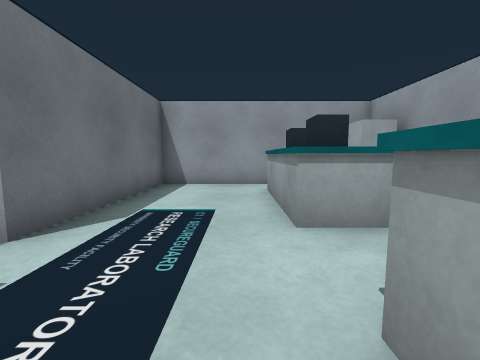
View 1 (above)

18 first-person views from a walk through a Webots world. The camera is 0.9 m above the floor, tilts 6° down and sees 90° across. The floor is counted in squares, 1 m on a side. Each view is taken from the middle of a square. On the plan, view 1 faces up. The plan holds only what a view shows up to about 10 squares ahead; the rest is blank. The robots in the file are not drawn.

View 2
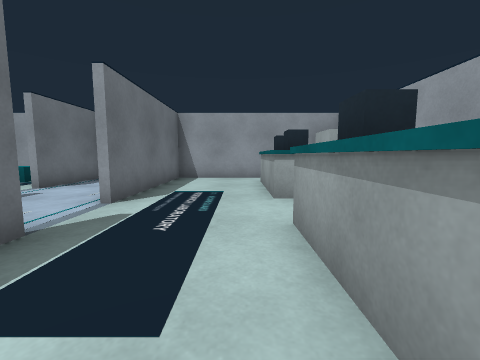

View 3
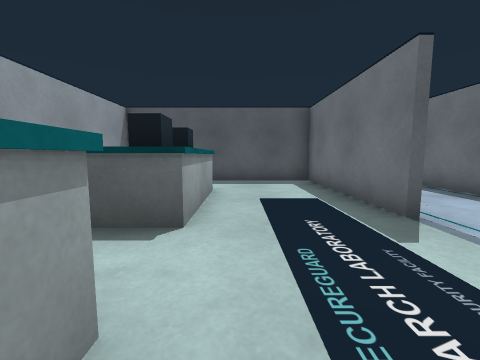

View 4
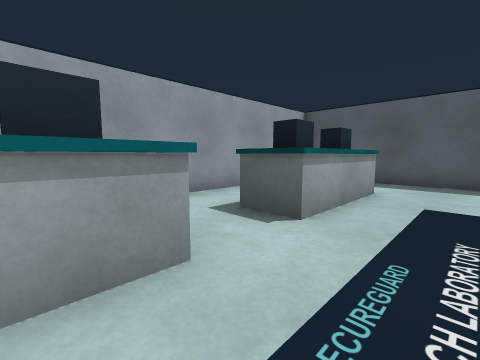

View 5
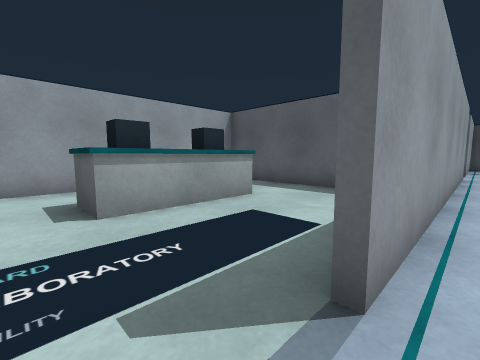

View 6
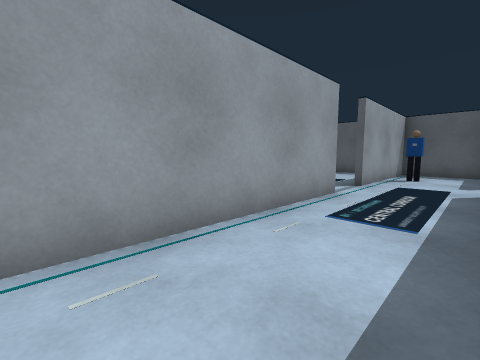

View 7
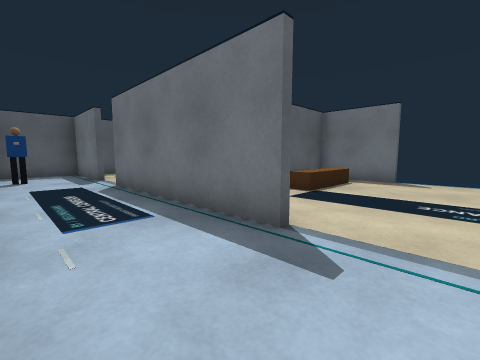

View 8
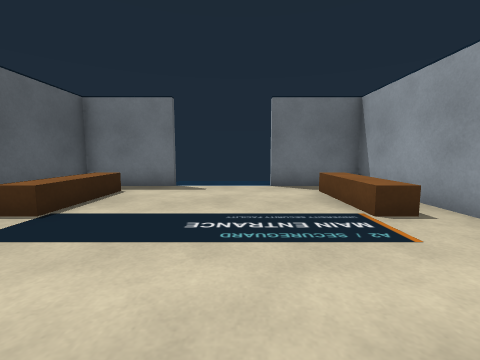

View 9
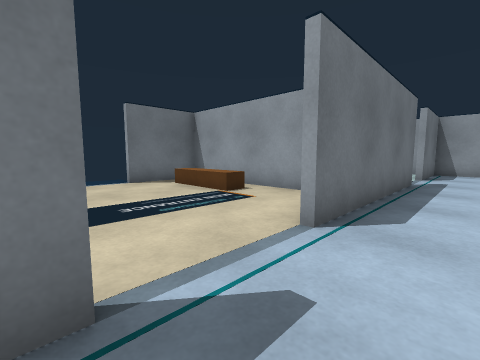

View 10
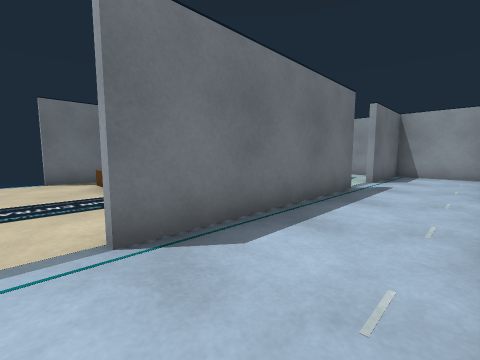

View 11
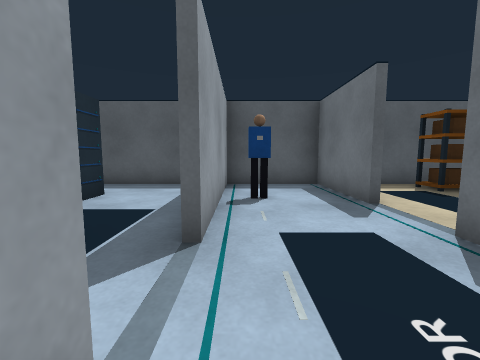

View 12
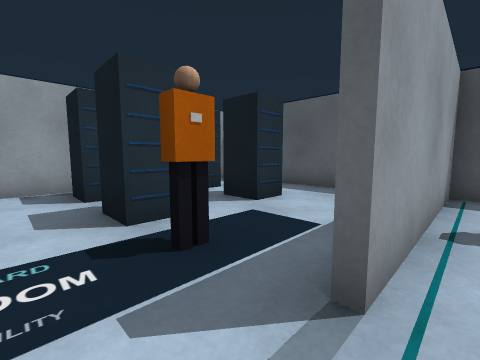

View 13
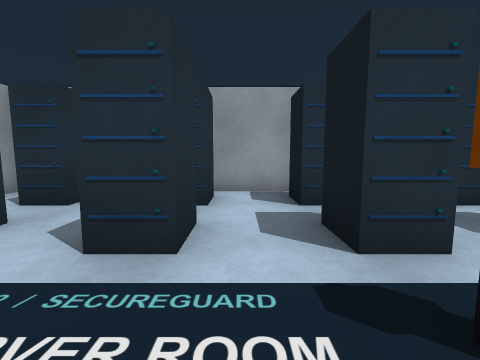

View 14
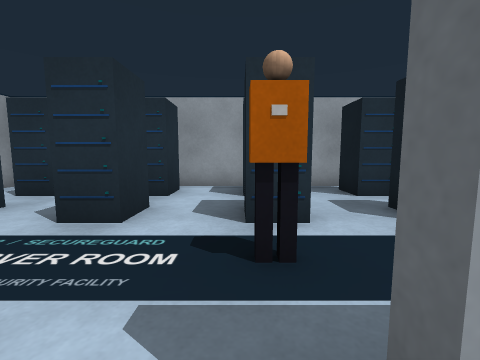

View 15
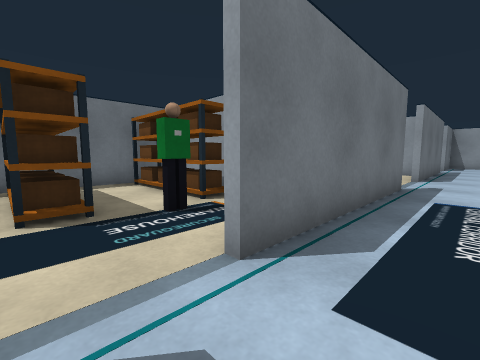

View 16
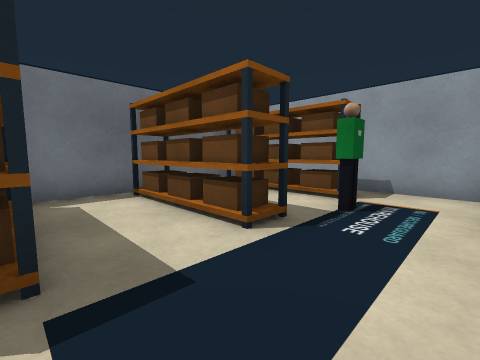

View 17
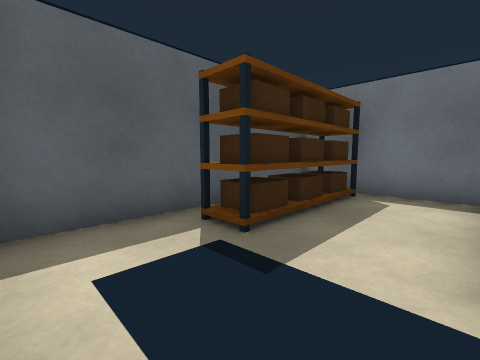

View 18
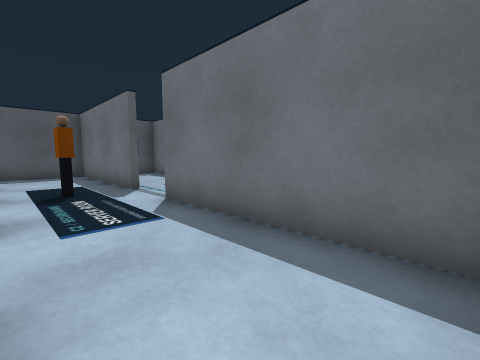

### Floor plan
Points are (right, up) in squares from view 1. A wall is a line through its corners. A room is listed if a view was taken in it or the views show most of it. See-through windows are left out.
Room 1 (views 1, 2, 3, 4)
walls: (-2.4, 0.6) (-2.4, -4.4) (3.9, -4.4) (3.9, 6.5); (3.2, 7.4) (-2.4, 7.4) (-2.4, 2.4)
ways out: opening at (-2, 1.5) to room 2
objects: blue box (1, -2) to (1, -1); blue box (1, 0) to (1, 1); blue box (1, 3) to (1, 4); blue box (1, 5) to (1, 6); cyan box (2, -2) to (2, 1); cyan box (2, 3) to (2, 6); white box (3, 6) to (3, 7)
Room 2 (views 5, 6, 7, 8, 9, 10, 11, 12, 14, 15)
walls: (-5.4, -5.6) (-5.4, -11.6); (-2.6, -9.6) (-2.6, 0.6); (-5.4, 2.6) (-5.4, -3.4); (-5.4, -13.4) (-5.4, -16.4) (-2, -16.4); (-2.9, 7.4) (-5.4, 7.4) (-5.4, 4.4); (-2.6, -16.5) (-2.6, -11.4)
ways out: opening at (-2, 1.5) to room 1; opening at (-2, -10.5) to room 3; opening at (-5, -12.5) to room 4; opening at (-5, -4.5) to room 5; opening at (-5, 3.5)
objects: other object (-3, -14)
Room 3 (views 13, 18)
walls: (3.9, -11.2) (3.9, -9.2); (-2.4, -11.4) (-2.4, -16.5); (3.9, -13.9) (3.9, -13); (-2.4, -4.9) (-2.4, -9.6); (-2, -16.4) (1.5, -16.4)
ways out: opening at (-2, -10.5) to room 2
objects: person (-1, -11); blue box (0, -14) to (1, -14); blue box (0, -12) to (1, -11); blue box (0, -9) to (1, -9); blue box (0, -7) to (1, -6); blue box (2, -14) to (3, -14); blue box (2, -12) to (3, -11); blue box (2, -9) to (3, -9); blue box (2, -7) to (3, -6)
Room 4 (views 16, 17)
walls: (-10.4, -8.6) (-11.1, -8.6); (-11.9, -8.9) (-11.9, -16.4) (-5.9, -16.4); (-5.9, -8.6) (-8.2, -8.6)
ways out: opening at (-5, -12.5) to room 2
objects: shelf (-11, -15) to (-8, -15); shelf (-11, -13) to (-8, -12); shelf (-11, -10) to (-8, -10); other object (-8, -11) to (-7, -11)
Room 5 (no view inside)
walls: (-11.9, -5.9) (-11.9, -8.4) (-10.4, -8.4); (-7.1, -0.6) (-11.9, -0.6) (-11.9, -3.1)
ways out: opening at (-5, -4.5) to room 2
objects: bench (-11, -8) to (-9, -7); bench (-11, -2) to (-9, -2)

Positions as (right, up) in squares from view 1, and headings:
1: (0, 0), facing up
2: (0, -2), facing up
3: (0, 4), facing down
4: (-1, 4), facing down-right
5: (-3, 2), facing down-right
6: (-5, -4), facing down-right
7: (-3, -4), facing down-left
8: (-5, -4), facing left
9: (-4, -6), facing up-left
10: (-3, -4), facing up-left
11: (-3, -9), facing down
12: (-3, -10), facing down-right
13: (-2, -10), facing right
14: (-3, -11), facing right
15: (-4, -13), facing up-left
16: (-6, -15), facing up-left
17: (-6, -13), facing down-left
18: (0, -5), facing down-left
